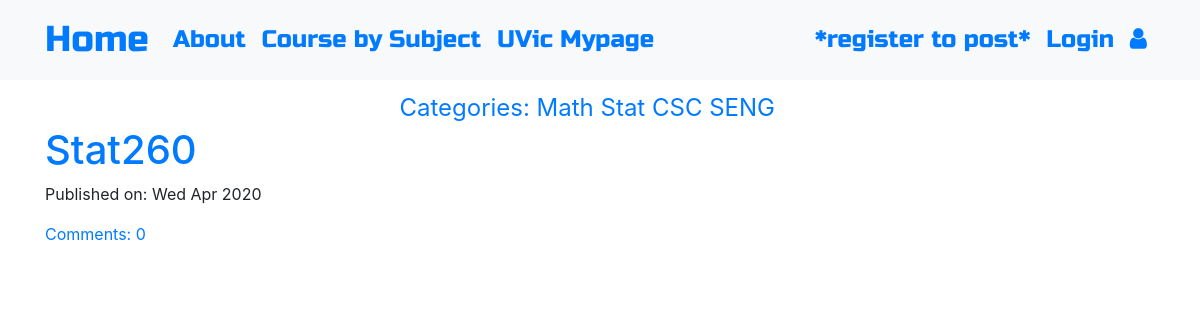
Page /stat/ on the committed database.
### blog/models.py (models this page shows, shortened)
class Post(models.Model):
    Course = models.CharField(max_length=200)
    When = models.CharField(max_length=200, blank=True, null=True)
    Instructor = models.CharField(max_length=200, blank=True, null=True)
    text = models.TextField()
    create_date=models.DateTimeField(default=timezone.now())
    published_date = models.DateTimeField(blank=True, null=True)
    course_choice = (('math','Math'),('stat','Stat'),('csc','CSC'),('seng','SENG'),('other','Other') )
    course_category = models.CharField(max_length=6, choices=course_choice, default='Other')
    def approve_comments(self):
        return self.comments.filter(approved_comment=True)

### blog/views.py (the view)
# urls.py: path('stat/',views.StatView.as_view(),name='stat_list'),
class StatView(ListView):
    model = Post
    def get_queryset(self):
        return Post.objects.filter(course_category='stat').order_by('-published_date')

### blog/templates/blog/post_list.html
{% extends 'blog/base.html' %}
{% block content %}
<div class="centerstage">
    {% for post in post_list %}
        <div class="post">
            <h1><a href="{% url 'post_detail' pk=post.pk %}">{{ post.Course }}</a></h1>
            <div class="date">
                <p>Published on: {{ post.published_date|date:"D M Y"}}</p>
            </div>
            <a href="{% url 'post_detail' pk=post.pk %}">Comments: {{ post.approve_comments.count }}</a>
        </div>
    {% endfor %}
</div>
{% endblock %}

### blog/static/css/blog.css (style rules this page uses)
.centerstage { margin-left: auto; margin-right: auto; }
.loader { filter:hue-rotate(0deg); color: linear-gradient(45deg,#0f8,#08f); animation:hue 5000ms infinite linear; background-image:url(https://finearts.uvic.ca/music/calendar/wp-content/uploads/2017/06/UVic_East_high_500x500.jpg); background-position:right; background-size: 25% 100%; background-repeat: no-repeat; }

### rows in the picture
Post: Course "Stat260", published_date "Wed Apr 2020", approve_comments.count "0"
